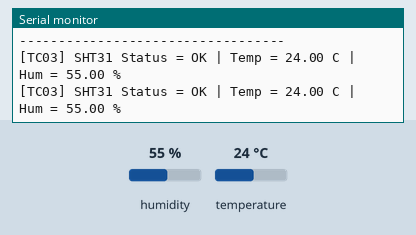
The sketch below on a simulated ESP32. Shown: the last lines printed to the serial monitor. The inputs (shaded band) are chosen by the test bench; at power-on: humidity 55 %, temperature 24 °C.

Above: at 2.2 s.
2.3 s: humidity set to 22 %
At 3.6 s:
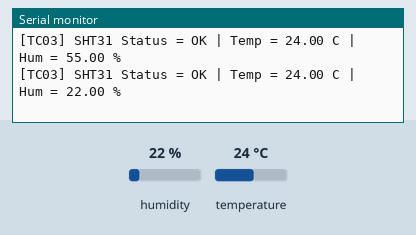
3.8 s: temperature set to 12 °C
At 4.8 s:
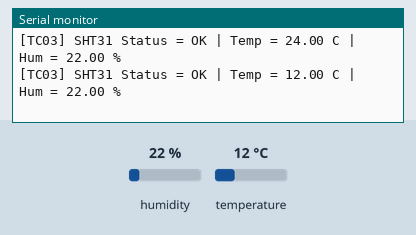
5.3 s: humidity set to 40 %
At 5.3 s:
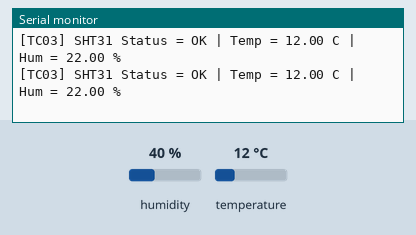
Timing chart, 0 to 8.3 s (numbered marks = the images above; inputs shaded):
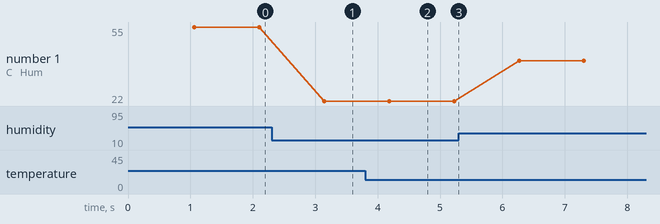

Measured:
- after the input at 2.3 s, the serial monitor: prints a new line after 0.84 s (image 1)
- after the input at 3.8 s, the serial monitor: prints a new line after 0.38 s (image 2)
- plotted number 1: 22 → 40 after the input at 5.3 s

The sketch:

TC03_Test_SHT31.ino
```cpp
// =====================================================
// TC03 - TEST SHT31 TEMPERATURE & HUMIDITY SENSOR
// Target:
// SHT31 SDA -> GPIO21 ESP32
// SHT31 SCL -> GPIO22 ESP32
// =====================================================

#include <Wire.h>
#include <Adafruit_SHT31.h>

// ================= I2C PIN =================
#define I2C_SDA 21
#define I2C_SCL 22

// ================= SHT31 =================
Adafruit_SHT31 sht31 = Adafruit_SHT31();

// Bien kiem tra cam bien co khoi tao duoc khong
bool shtOK = false;

// Bien luu gia tri nhiet do, do am
float localTemp = NAN;
float localHum  = NAN;

// =====================================================
// HAM DOC SHT31
// Dua theo ham trong project goc
// =====================================================
void readSHT31() {
  if (!shtOK) {
    localTemp = NAN;
    localHum = NAN;
    return;
  }

  float t = sht31.readTemperature();
  float h = sht31.readHumidity();

  if (!isnan(t)) localTemp = t;
  if (!isnan(h)) localHum = h;
}

// =====================================================
// SETUP
// =====================================================
void setup() {
  Serial.begin(115200);
  delay(1000);

  Serial.println("==================================");
  Serial.println("TC03 - TEST SHT31 SENSOR");
  Serial.println("==================================");

  // Khoi tao I2C cho ESP32
  Wire.begin(I2C_SDA, I2C_SCL);

  Serial.print("SHT31 SDA Pin: GPIO");
  Serial.println(I2C_SDA);

  Serial.print("SHT31 SCL Pin: GPIO");
  Serial.println(I2C_SCL);

  // Thu khoi tao SHT31 voi dia chi 0x44 truoc
  if (sht31.begin(0x44)) {
    shtOK = true;
    Serial.println("[SHT31] OK @0x44");
  }
  // Neu khong duoc thi thu dia chi 0x45
  else if (sht31.begin(0x45)) {
    shtOK = true;
    Serial.println("[SHT31] OK @0x45");
  }
  // Neu ca 2 dia chi deu fail
  else {
    shtOK = false;
    Serial.println("[SHT31] FAIL");
    Serial.println("Check wiring: VCC, GND, SDA, SCL");
  }

  Serial.println("----------------------------------");
  Serial.println("Expected:");
  Serial.println("shtOK = true");
  Serial.println("localTemp is a number, not NaN");
  Serial.println("localHum  is a number, not NaN");
  Serial.println("----------------------------------");
}

// =====================================================
// LOOP
// =====================================================
void loop() {
  // Goi ham test SHT31
  readSHT31();

  Serial.print("[TC03] SHT31 Status = ");
  Serial.print(shtOK ? "OK" : "FAIL");

  Serial.print(" | Temp = ");
  if (isnan(localTemp)) {
    Serial.print("NaN");
  } else {
    Serial.print(localTemp);
    Serial.print(" C");
  }

  Serial.print(" | Hum = ");
  if (isnan(localHum)) {
    Serial.println("NaN");
  } else {
    Serial.print(localHum);
    Serial.println(" %");
  }

  delay(1000);
}
```
